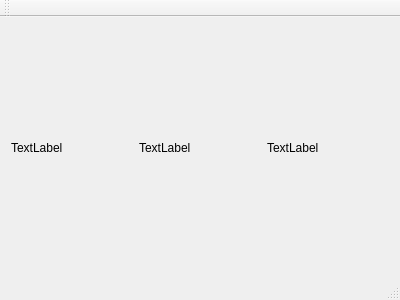
<?xml version="1.0" encoding="UTF-8"?>
<ui version="4.0">
 <class>MainWindow</class>
 <widget class="QMainWindow" name="MainWindow">
  <property name="geometry">
   <rect>
    <x>0</x>
    <y>0</y>
    <width>400</width>
    <height>300</height>
   </rect>
  </property>
  <property name="windowTitle">
   <string>Morphing</string>
  </property>
  <widget class="QWidget" name="centralWidget">
   <layout class="QHBoxLayout" name="horizontalLayout">
    <item>
     <widget class="QLabel" name="origLabel">
      <property name="text">
       <string>TextLabel</string>
      </property>
     </widget>
    </item>
    <item>
     <widget class="QLabel" name="imgLabel">
      <property name="text">
       <string>TextLabel</string>
      </property>
     </widget>
    </item>
    <item>
     <widget class="QLabel" name="destLabel">
      <property name="text">
       <string>TextLabel</string>
      </property>
     </widget>
    </item>
   </layout>
  </widget>
  <widget class="QMenuBar" name="menuBar">
   <property name="geometry">
    <rect>
     <x>0</x>
     <y>0</y>
     <width>400</width>
     <height>27</height>
    </rect>
   </property>
  </widget>
  <widget class="QToolBar" name="mainToolBar">
   <attribute name="toolBarArea">
    <enum>TopToolBarArea</enum>
   </attribute>
   <attribute name="toolBarBreak">
    <bool>false</bool>
   </attribute>
  </widget>
  <widget class="QStatusBar" name="statusBar"/>
 </widget>
 <layoutdefault spacing="6" margin="11"/>
 <resources/>
 <connections/>
</ui>
